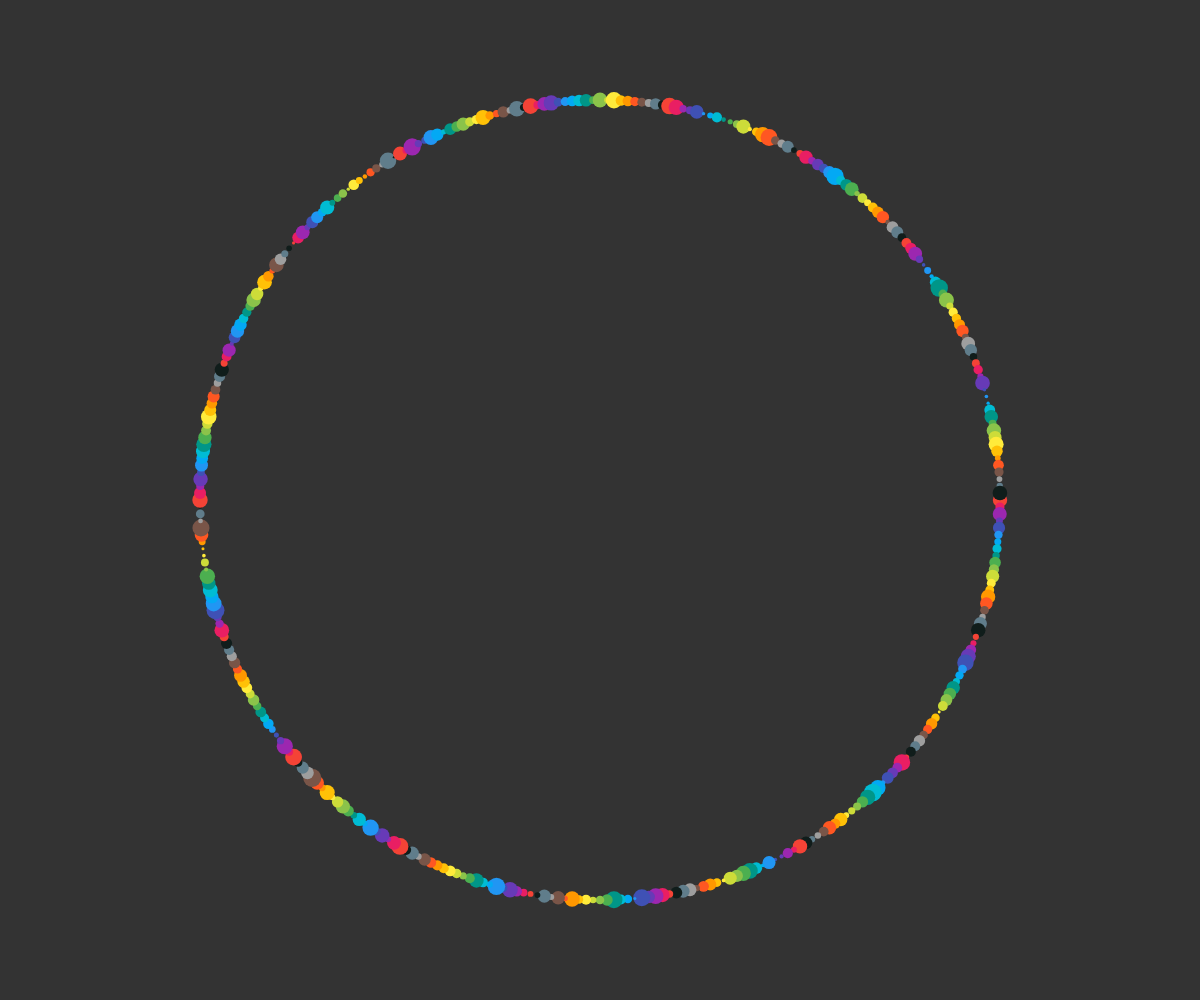
Frame 1 (no input)
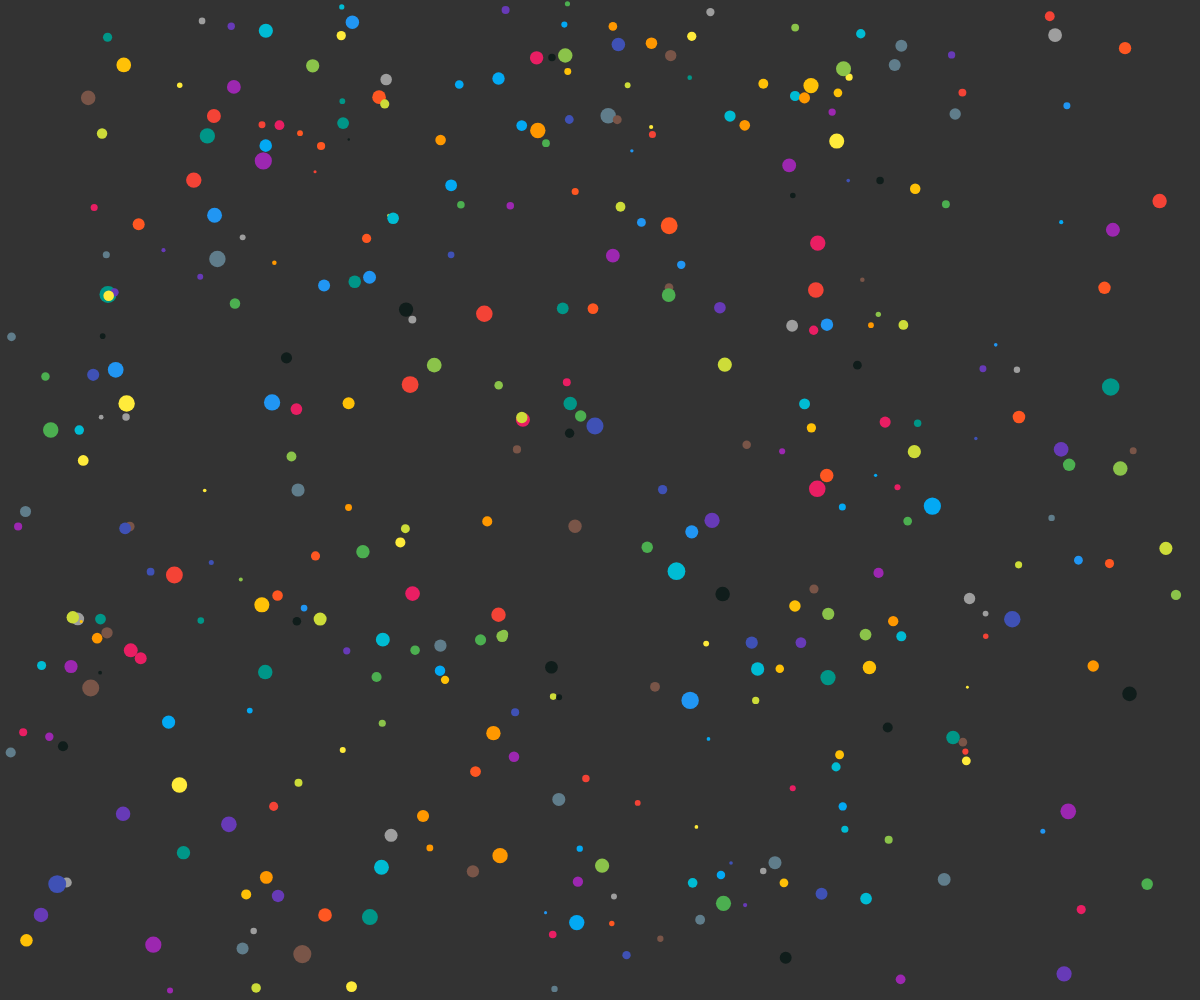
Frame 60 (no input)
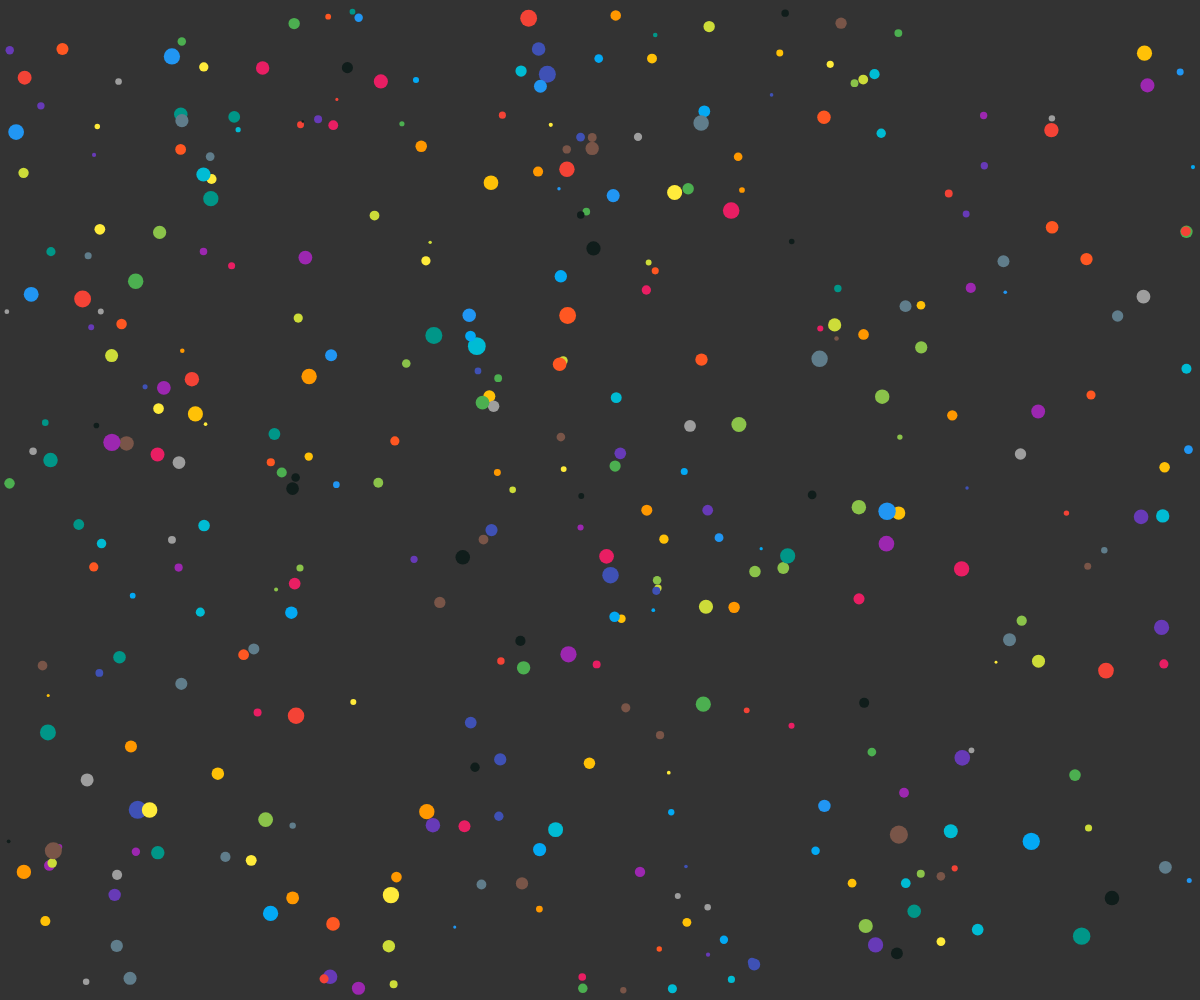
Frame 120 (the mouse pressed at the canvas centre since frame 60)

The p5.js sketch that drew these frames (run headless with seeded random() and noise() and a simulated clock; from frame 60 on, the mouse is pressed at the canvas centre):

// p5.js sketch
// ── sketch.js
function Ball(x, y, r, c) {
  this.x = x;
  this.y = y;
  this.r = r;
  this.c = c;
  this.vx = this.r * map(noise(x), 0, 1, -1, 1);
  this.vy = this.r * map(noise(y), 0, 1, -1, 1);
}

Ball.prototype.draw = function () {
  noStroke();
  fill(this.c);
  circle(this.x, this.y, this.r);
  // fill(0);
  // textSize(this.r);
  // textStyle(BOLD);
  // textAlign(CENTER, CENTER);
  // text(floor(this.r), this.x, this.y);
}

Ball.prototype.translate = function () {
  this.x += this.vx;
  this.y += this.vy;
}

Ball.prototype.bounce = function (vx, vy) {
  if ((this.x - this.r < 0) || (this.x + this.r > width)) {
    this.vx = -this.vx;
  }
  if ((this.y - this.r < 0) || (this.y + this.r > height)) {
    this.vy = -this.vy;
  }
}

let n = 360;
let w = 20;
let balls = [];
let colors = ['#F44336', '#E91E63', '#9C27B0', '#673AB7', '#3F51B5',
  '#2196F3', '#03A9F4', '#00BCD4', '#009688', '#4CAF50',
  '#8BC34A', '#CDDC39', '#FFEB3B', '#FFC107', '#FF9800',
  '#FF5722', '#795548', '#9E9E9E', '#607D8B', '#101D1B'
];

function setup() {
  createCanvas(window.windowWidth, window.windowHeight);
  for (let i = 0; i < n; ++i) {
    let radius = (width <= height ? width : height) / 2 - 100;
    let angle = TWO_PI * i / n;
    balls[i] = new Ball(
      width / 2 + radius * cos(angle),
      height / 2 + radius * sin(angle),
      1 + w * noise(i),
      colors[i % colors.length]
    );
  }
}

function draw() {
  background(51);
  for (let i = 0; i < n; ++i) {
    let ball = balls[i];
    ball.draw();
    ball.translate();
    ball.bounce(width, height);
  }
}
